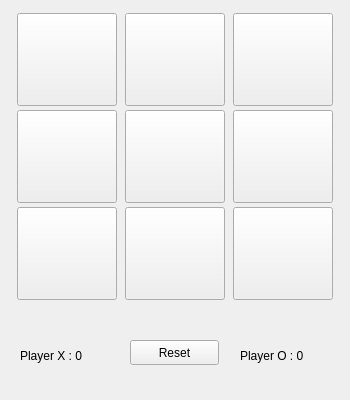
<?xml version="1.0" encoding="UTF-8"?>
<ui version="4.0">
 <class>Form</class>
 <widget class="QWidget" name="Form">
  <property name="geometry">
   <rect>
    <x>0</x>
    <y>0</y>
    <width>350</width>
    <height>400</height>
   </rect>
  </property>
  <property name="minimumSize">
   <size>
    <width>350</width>
    <height>400</height>
   </size>
  </property>
  <property name="maximumSize">
   <size>
    <width>350</width>
    <height>400</height>
   </size>
  </property>
  <property name="windowTitle">
   <string>Board</string>
  </property>
  <widget class="QWidget" name="gridLayoutWidget">
   <property name="geometry">
    <rect>
     <x>10</x>
     <y>10</y>
     <width>331</width>
     <height>293</height>
    </rect>
   </property>
   <layout class="QGridLayout" name="gridLayout">
    <property name="spacing">
     <number>1</number>
    </property>
    <item row="0" column="2">
     <widget class="QPushButton" name="pB3">
      <property name="minimumSize">
       <size>
        <width>100</width>
        <height>93</height>
       </size>
      </property>
      <property name="maximumSize">
       <size>
        <width>100</width>
        <height>93</height>
       </size>
      </property>
      <property name="font">
       <font>
        <family>Ubuntu Light</family>
        <pointsize>30</pointsize>
        <weight>75</weight>
        <bold>true</bold>
       </font>
      </property>
      <property name="text">
       <string/>
      </property>
     </widget>
    </item>
    <item row="3" column="0">
     <widget class="QPushButton" name="pB4">
      <property name="minimumSize">
       <size>
        <width>100</width>
        <height>93</height>
       </size>
      </property>
      <property name="maximumSize">
       <size>
        <width>100</width>
        <height>93</height>
       </size>
      </property>
      <property name="font">
       <font>
        <family>Ubuntu Light</family>
        <pointsize>30</pointsize>
        <weight>75</weight>
        <bold>true</bold>
       </font>
      </property>
      <property name="text">
       <string/>
      </property>
     </widget>
    </item>
    <item row="4" column="2">
     <widget class="QPushButton" name="pB9">
      <property name="minimumSize">
       <size>
        <width>100</width>
        <height>93</height>
       </size>
      </property>
      <property name="maximumSize">
       <size>
        <width>100</width>
        <height>93</height>
       </size>
      </property>
      <property name="font">
       <font>
        <family>Ubuntu Light</family>
        <pointsize>30</pointsize>
        <weight>75</weight>
        <bold>true</bold>
       </font>
      </property>
      <property name="text">
       <string/>
      </property>
     </widget>
    </item>
    <item row="3" column="2">
     <widget class="QPushButton" name="pB6">
      <property name="minimumSize">
       <size>
        <width>100</width>
        <height>93</height>
       </size>
      </property>
      <property name="maximumSize">
       <size>
        <width>100</width>
        <height>93</height>
       </size>
      </property>
      <property name="font">
       <font>
        <family>Ubuntu Light</family>
        <pointsize>30</pointsize>
        <weight>75</weight>
        <bold>true</bold>
       </font>
      </property>
      <property name="text">
       <string/>
      </property>
     </widget>
    </item>
    <item row="4" column="0">
     <widget class="QPushButton" name="pB7">
      <property name="minimumSize">
       <size>
        <width>100</width>
        <height>93</height>
       </size>
      </property>
      <property name="maximumSize">
       <size>
        <width>100</width>
        <height>93</height>
       </size>
      </property>
      <property name="font">
       <font>
        <family>Ubuntu Light</family>
        <pointsize>30</pointsize>
        <weight>75</weight>
        <bold>true</bold>
       </font>
      </property>
      <property name="text">
       <string/>
      </property>
     </widget>
    </item>
    <item row="0" column="0">
     <widget class="QPushButton" name="pB1">
      <property name="minimumSize">
       <size>
        <width>100</width>
        <height>93</height>
       </size>
      </property>
      <property name="maximumSize">
       <size>
        <width>100</width>
        <height>93</height>
       </size>
      </property>
      <property name="font">
       <font>
        <family>Ubuntu Light</family>
        <pointsize>30</pointsize>
        <weight>75</weight>
        <bold>true</bold>
       </font>
      </property>
      <property name="text">
       <string/>
      </property>
     </widget>
    </item>
    <item row="0" column="1">
     <widget class="QPushButton" name="pB2">
      <property name="minimumSize">
       <size>
        <width>100</width>
        <height>93</height>
       </size>
      </property>
      <property name="maximumSize">
       <size>
        <width>100</width>
        <height>93</height>
       </size>
      </property>
      <property name="font">
       <font>
        <family>Ubuntu Light</family>
        <pointsize>30</pointsize>
        <weight>75</weight>
        <bold>true</bold>
       </font>
      </property>
      <property name="text">
       <string/>
      </property>
     </widget>
    </item>
    <item row="3" column="1">
     <widget class="QPushButton" name="pB5">
      <property name="minimumSize">
       <size>
        <width>100</width>
        <height>93</height>
       </size>
      </property>
      <property name="maximumSize">
       <size>
        <width>100</width>
        <height>93</height>
       </size>
      </property>
      <property name="font">
       <font>
        <family>Ubuntu Light</family>
        <pointsize>30</pointsize>
        <weight>75</weight>
        <bold>true</bold>
       </font>
      </property>
      <property name="text">
       <string/>
      </property>
     </widget>
    </item>
    <item row="4" column="1">
     <widget class="QPushButton" name="pB8">
      <property name="minimumSize">
       <size>
        <width>100</width>
        <height>93</height>
       </size>
      </property>
      <property name="maximumSize">
       <size>
        <width>100</width>
        <height>93</height>
       </size>
      </property>
      <property name="font">
       <font>
        <family>Ubuntu Light</family>
        <pointsize>30</pointsize>
        <weight>75</weight>
        <bold>true</bold>
       </font>
      </property>
      <property name="text">
       <string/>
      </property>
     </widget>
    </item>
   </layout>
  </widget>
  <widget class="QLabel" name="xScore">
   <property name="geometry">
    <rect>
     <x>20</x>
     <y>320</y>
     <width>91</width>
     <height>71</height>
    </rect>
   </property>
   <property name="minimumSize">
    <size>
     <width>91</width>
     <height>71</height>
    </size>
   </property>
   <property name="maximumSize">
    <size>
     <width>91</width>
     <height>71</height>
    </size>
   </property>
   <property name="text">
    <string>Player X : 0</string>
   </property>
  </widget>
  <widget class="QLabel" name="oScore">
   <property name="geometry">
    <rect>
     <x>240</x>
     <y>320</y>
     <width>91</width>
     <height>71</height>
    </rect>
   </property>
   <property name="minimumSize">
    <size>
     <width>91</width>
     <height>71</height>
    </size>
   </property>
   <property name="maximumSize">
    <size>
     <width>91</width>
     <height>71</height>
    </size>
   </property>
   <property name="text">
    <string>Player O : 0</string>
   </property>
  </widget>
  <widget class="QPushButton" name="res">
   <property name="geometry">
    <rect>
     <x>130</x>
     <y>340</y>
     <width>89</width>
     <height>25</height>
    </rect>
   </property>
   <property name="text">
    <string>Reset</string>
   </property>
  </widget>
 </widget>
 <resources/>
 <connections/>
</ui>
